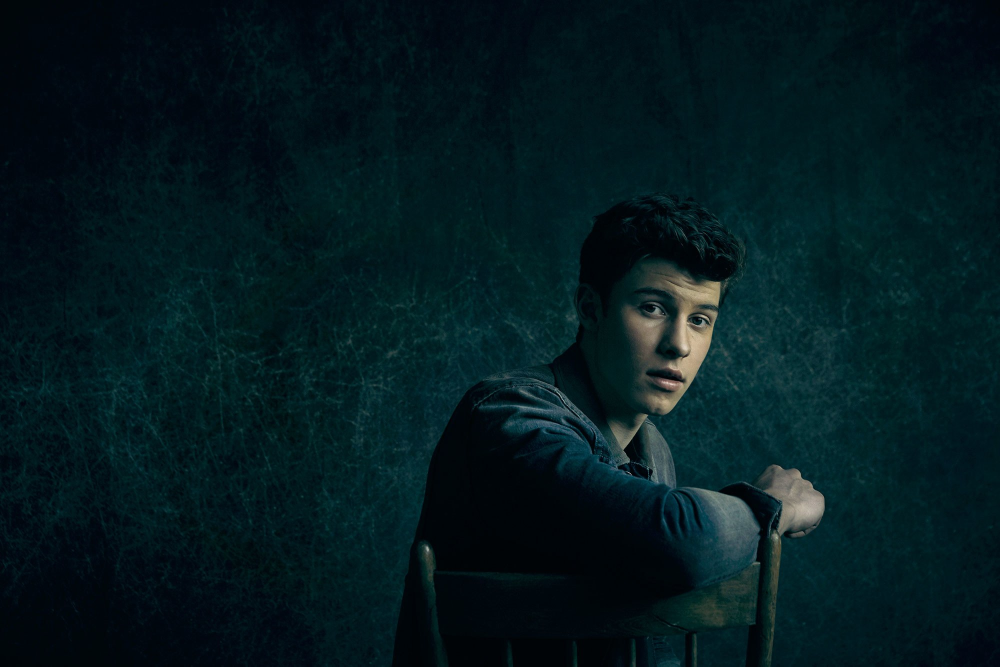
#> input picture Midterm/shawnMendes.png, 2000 x 1333 px (shown at 1/2 size)
$ jupyter execute Task2.ipynb
#> lines starting #> are read from the running program, lines starting #| are printed output that depends on the picture
[cell 1]
import cv2
import numpy as np
import matplotlib.pyplot as plt
import matplotlib.image as pltimg

im = cv2.imread('shawnMendes.png', 0)
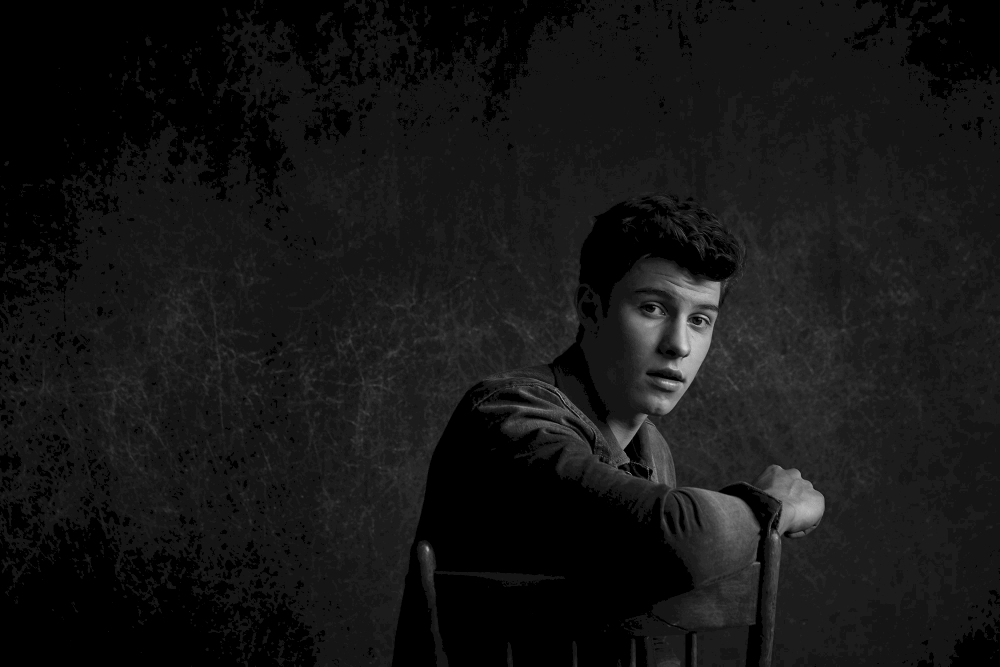
#> im: shape (1333, 2000) (shown at 1/2 size); min 0, max 240, mean 21.4
equalizer = cv2.equalizeHist(im)
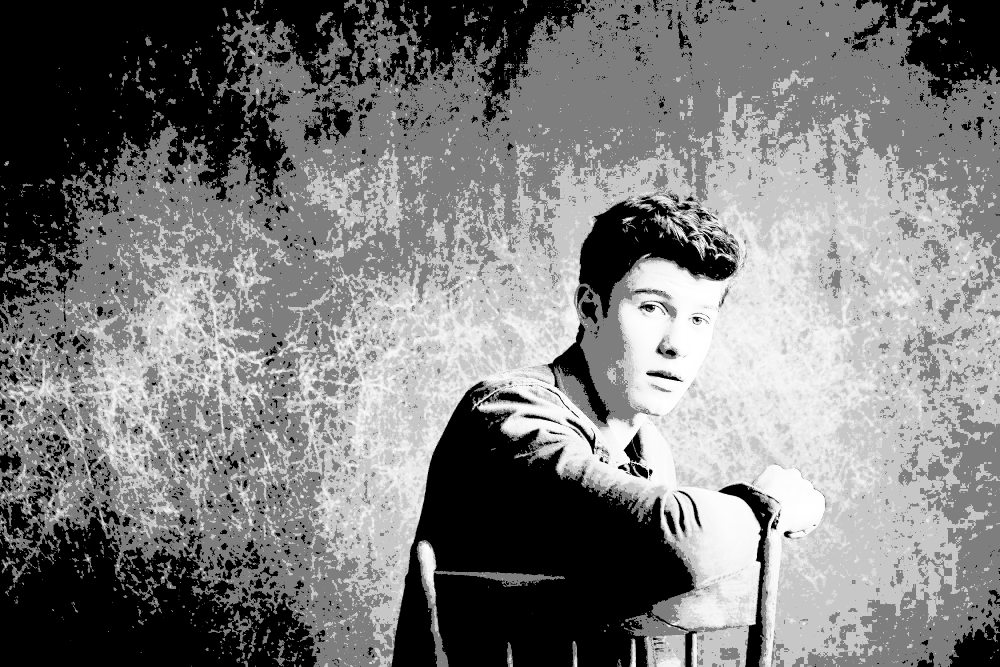
#> equalizer: shape (1333, 2000) (shown at 1/2 size); min 0, max 255, mean 124.3
fig = plt.figure(figsize=(15,10))
plt.subplot(321)
plt.title("Original Histogram")
plt.hist(im.ravel(),256,[0,256], color = 'r')
plt.subplot(322)
plt.title("Equilized Histogram")
plt.hist(equalizer.ravel(),256,[0,256], color = 'r')
plt.show()
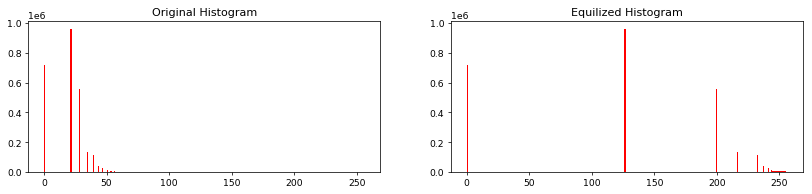
#> figure drawn by matplotlib, 2 panels; panel 1: tallest bar 960759 high, from x = 21 to 22; panel 2: tallest bar 960759 high, from x = 126 to 127

[cell 2]
import numpy as np
import matplotlib.pyplot as plt
import matplotlib.image as pltimg
import sys
def grey_world(nimg):
    nimg = nimg.transpose(2, 0, 1).astype(np.uint32)
    mu_g = np.average(nimg[1])
#> mu_g = 0
    nimg[0] = np.minimum(nimg[0]*(mu_g/np.average(nimg[0])),255)
    nimg[2] = np.minimum(nimg[2]*(mu_g/np.average(nimg[2])),255)
    return  nimg.transpose(1, 2, 0).astype(np.uint8)
#> returned value: shape (1333, 2000, 3); every value is 0

im = pltimg.imread('shawnMendes.png')
fig = plt.figure(figsize=(15,10))
plt.subplot(131)

plt.title('Original')

plt.imshow(im, cmap = 'gray')
plt.subplot(132)
plt.axis('off')
plt.title('Grayworld')
gwIm = grey_world(im)
plt.imshow(gwIm, cmap = 'gray')
plt.subplot(133)
plt.title('Histogram')
plt.hist(gwIm.flatten(), color = 'r')
plt.show()
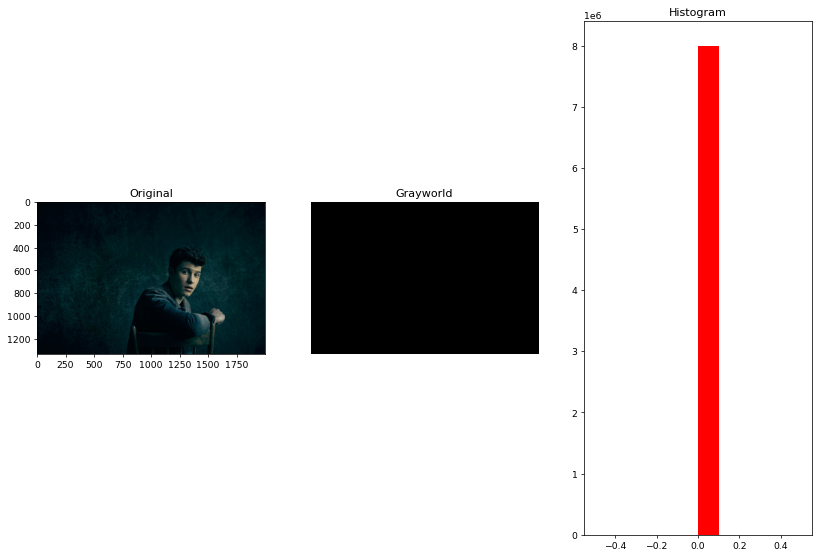
#> figure drawn by matplotlib, 3 panels; panel 3: tallest bar 7998000 high, from x = 0 to 0.1

$ run again, with Midterm/dude.jpg saved as Midterm/shawnMendes.png
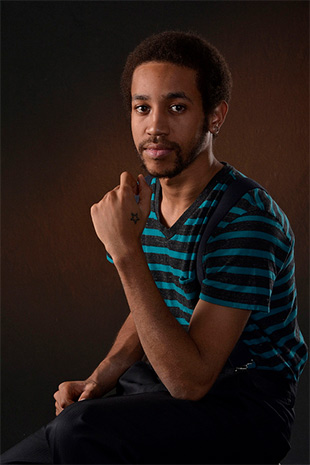
#> input picture Midterm/dude.jpg, 310 x 465 px
#> `plt.show()`:
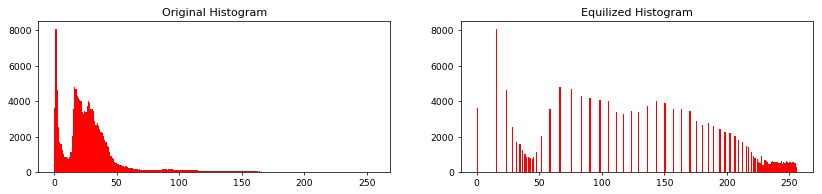
#> figure drawn by matplotlib, 2 panels; panel 1: tallest bar 8078 high, from x = 1 to 2; panel 2: tallest bar 8078 high, from x = 15 to 16
#> mu_g = 0
#> `plt.show()`:
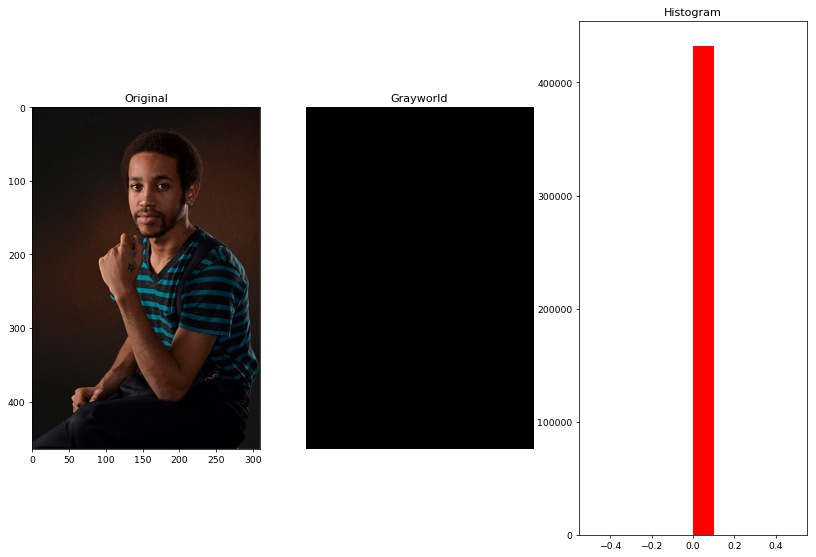
#> figure drawn by matplotlib, 3 panels; panel 3: tallest bar 432450 high, from x = 0 to 0.1
